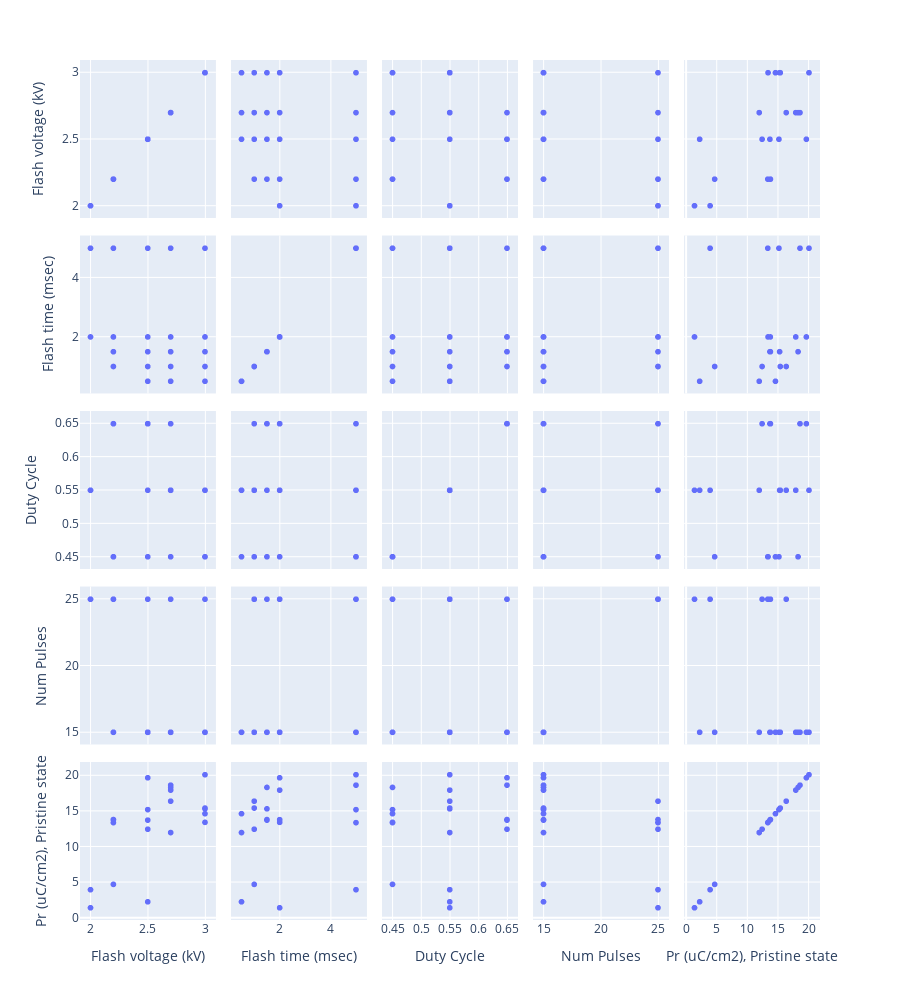

Here is the notebook cell this chart was saved with:
### Code cell
# Plot each cross-section
fig = px.scatter_matrix(fe_data, dimensions=["Flash voltage (kV)", "Flash time (msec)", "Duty Cycle", "Num Pulses", "Pr (uC/cm2), Pristine state"])
# fig.update_layout(margin=dict(r=20, l=10, b=10, t=10))
fig.update_layout(height=1000)
fig.show()

### Figure 1 — Plotly figure (JSON) as saved in the notebook; plotly's stock layout.template omitted (floating-point values rounded to 4 significant figures)
{"data": [{"dimensions": [{"axis": {"matches": true}, "label": "Flash voltage (kV)", "values": [2, 2, 2.2, 2.2, 2.2, 2.2, 2.5, 2.5, 2.5, 2.5, 2.5, 2.7, 2.7, 2.7, 2.7, 2.7, 3, 3, 3, 3, 3]}, {"axis": {"matches": true}, "label": "Flash time (msec)", "values": [2, 5, 1, 1.5, 2, 5, 0.5, 1, 1.5, 2, 5, 0.5, 1, 1.5, 2, 5, 0.5, 1, 1.5, 2, 5]}, {"axis": {"matches": true}, "label": "Duty Cycle", "values": [0.55, 0.55, 0.45, 0.65, 0.65, 0.45, 0.55, 0.65, 0.65, 0.65, 0.45, 0.55, 0.55, 0.45, 0.55, 0.65, 0.45, 0.55, 0.55, 0.45, 0.55]}, {"axis": {"matches": true}, "label": "Num Pulses", "values": [25, 25, 15, 25, 15, 25, 15, 25, 15, 15, 15, 15, 25, 15, 15, 15, 15, 15, 15, 25, 15]}, {"axis": {"matches": true}, "label": "Pr (uC/cm2), Pristine state", "values": [1.39, 3.94, 4.69, 13.82, 13.81, 13.39, 2.23, 12.46, 13.74, 19.71, 15.22, 11.99, 16.41, 18.35, 17.97, 18.67, 14.65, 15.44, 15.33, 13.43, 20.14]}], "hovertemplate": "%{xaxis.title.text}=%{x}<br>%{yaxis.title.text}=%{y}<extra></extra>", "legendgroup": "", "marker": {"color": "#636efa", "symbol": "circle"}, "name": "", "showlegend": false, "type": "splom"}], "layout": {"legend": {"tracegroupgap": 0}, "margin": {"t": 60}, "dragmode": "select", "height": 1000}}
